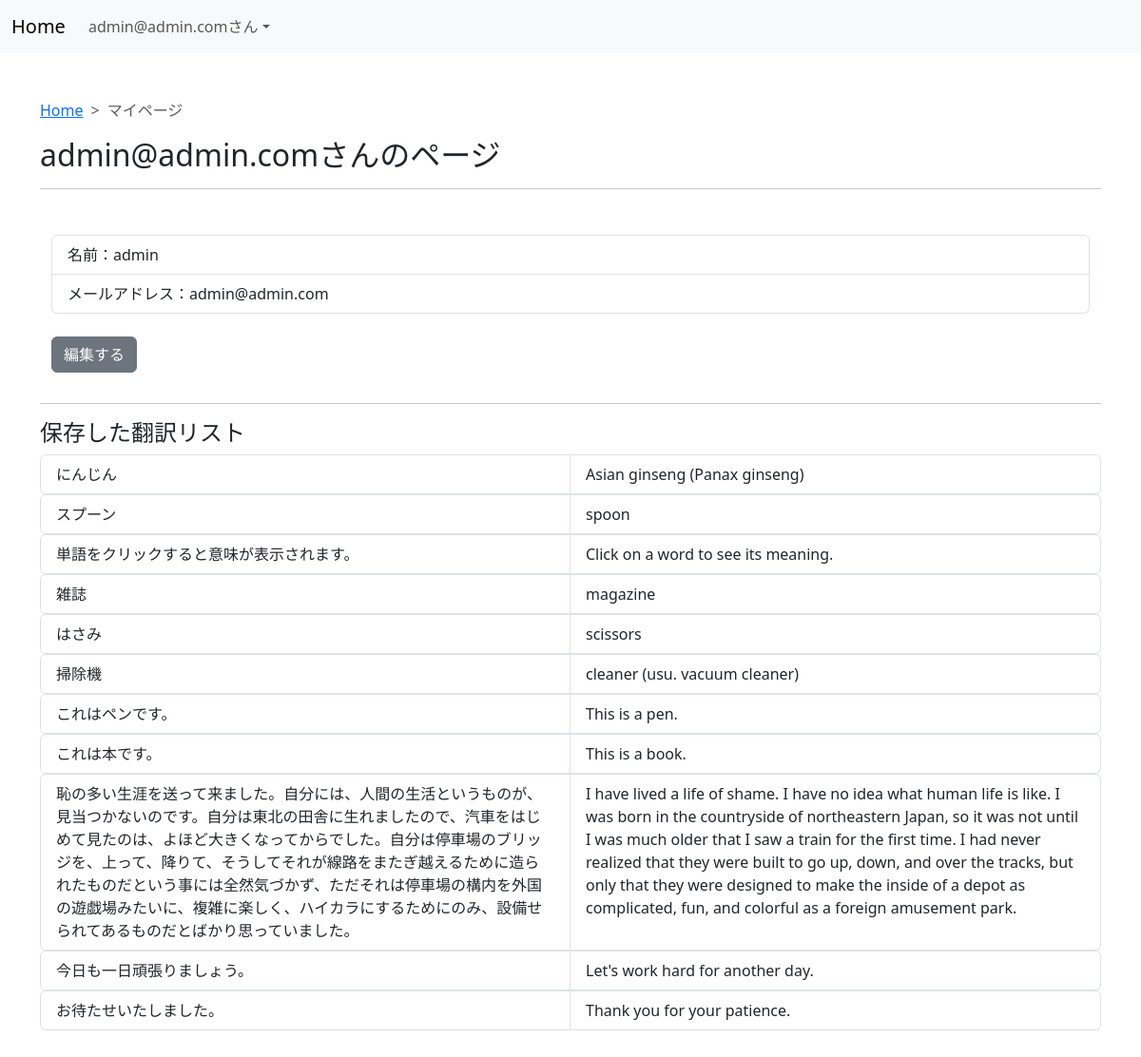
The app's page /accounts/mypage/1/ (signed in) with its own data.
### users/models.py (models this page shows, shortened)
class CustomUser(AbstractBaseUser, PermissionsMixin):
    username = models.CharField(_("username"), max_length=150,)
    email = models.EmailField(_("email address"), unique=True)
    is_staff = models.BooleanField(_("staff status"), default=False)
    is_active = models.BooleanField(_("active"), default=True)
    date_joined = models.DateTimeField(_("date joined"), default=timezone.now)
    objects = UserManager()
    EMAIL_FIELD = "email"
    USERNAME_FIELD = "email"
    REQUIRED_FIELDS = ["username"]
    class Meta:
        verbose_name = _("user")
        verbose_name_plural = _("users")

### translation/models.py (models this page shows, shortened)
class Translation(models.Model):
    user = models.ForeignKey(get_user_model(), verbose_name='ユーザー', on_delete=models.CASCADE)
    text_ja = models.TextField(verbose_name='テキスト日本語')
    text_en = models.TextField(verbose_name='テキスト英語')
    audio_file = models.FileField(upload_to='media/')
    created_at = models.DateTimeField(auto_now_add=True)

### users/views.py (the view)
# urls.py: path('mypage/<int:pk>/', views.MypageView.as_view(), name='mypage'),
class MypageView(LoginRequiredMixin, ListView):
    model = CustomUser
    template_name = 'accounts/mypage.html'
    def get_context_data(self, *args, **kwargs):
        context = super().get_context_data(**kwargs)
        context['translated'] = Translation.objects.filter(user=self.request.user)
        return context

### templates/accounts/mypage.html (shortened to what this page needs)
{% extends 'base.html' %}
{% block content %}
{% include 'header.html' %}
<div class="container my-5">
    <nav style="--bs-breadcrumb-divider: '>';" aria-label="breadcrumb">
        <ol class="breadcrumb">
            <li class="breadcrumb-item"><a href="{% url 'translation:save_transcription' %}">Home</a></li>
            <li class="breadcrumb-item active" aria-current="page">マイページ</li>
        </ol>
    </nav>
    <h2>{{ user }}さんのページ</h2>
    <hr>
    <div class="container my-3">
        <div class="col-md-12 mt-5">
            <ul class="list-group">
                <li class="list-group-item">名前：{{ user.username }}</li>
                <li class="list-group-item">メールアドレス：{{ user.email }}</li>
            </ul>
            <br>
            <a class="btn btn-secondary mb-3" href="{% url 'users:mypage_edit' user.pk %}" role="button">編集する</a>
        </div>
    </div>
    <hr>
    <h4>保存した翻訳リスト</h4>
    {% for text in translated %}
    <ul class="list-group list-group-horizontal">
        <li class="list-group-item col-md-6">{{ text.text_ja }}</li>
        <li class="list-group-item col-md-6">{{ text.text_en }}</li>
    </ul>
    {% endfor %}
{% endblock content %}

### templates/header.html (shortened to what this page needs)
<nav class="navbar navbar-expand-lg bg-body-tertiary">
    <div class="container-fluid">
        <a class="navbar-brand" href="{% url 'translation:save_transcription' %}">Home</a>
        <div class="collapse navbar-collapse" id="navbarNavDropdown">
            <ul class="navbar-nav">
                {% if user.is_authenticated %}
                <li class="nav-item dropdown">
                    <a class="nav-link dropdown-toggle" role="button" data-bs-toggle="dropdown" aria-expanded="false">{{ user }}さん</a>
                </li>
                {% endif %}
            </ul>
        </div>
    </div>
</nav>

### records on screen
CustomUser: email "admin@admin.com", username "admin"
Translation: text_ja "にんじん", text_en "Asian ginseng (Panax ginseng)"
Translation: text_ja "スプーン", text_en "spoon"
Translation: text_ja "単語をクリックすると意味が表示されます。", text_en "Click on a word to see its meaning."
Translation: text_ja "雑誌", text_en "magazine"
Translation: text_ja "はさみ", text_en "scissors"
Translation: text_ja "掃除機", text_en "cleaner (usu. vacuum cleaner)"
Translation: text_ja "これはペンです。", text_en "This is a pen."
Translation: text_ja "これは本です。", text_en "This is a book."
Translation: text_ja "恥の多い生涯を送って来ました。自分には、人間の生活というものが、見当つかないのです。自分は東北の田舎に生れましたので、汽車をはじめて見たのは、よほど大きくなってからでした。自分は停車場のブリッジを、上って、降りて、そうしてそれが線路をまたぎ越えるために造られたものだという事には全然気づかず、ただそれは停車場の構内を外国の遊戯場みたいに、複雑に楽しく、ハイカラにするためにのみ、設備せられてあるものだとばかり思っていました。", text_en "I have lived a life of shame. I have no idea what human life is like. I was born in the countryside of northeastern Japan, so it was not until I was much older that I saw a train for the first time. I had never realized that they were built to go up, down, and over the tracks, but only that they were designed to make the inside of a depot as complicated, fun, and colorful as a foreign amusement park."
Translation: text_ja "今日も一日頑張りましょう。", text_en "Let's work hard for another day."
Translation: text_ja "お待たせいたしました。", text_en "Thank you for your patience."
